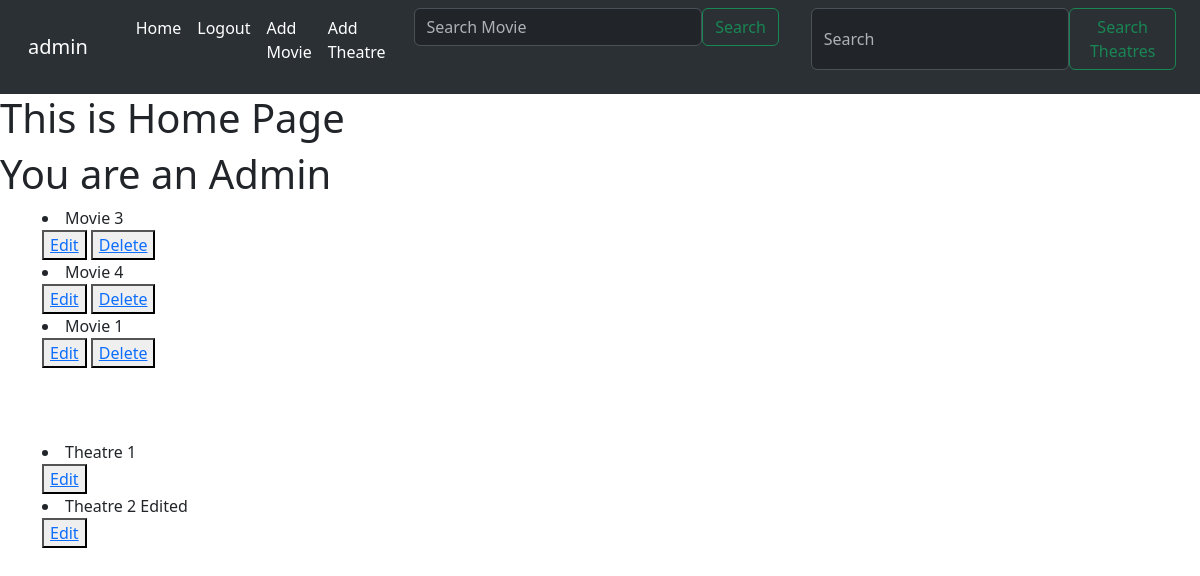
/ (signed in), run on an earlier commit of the app's database.
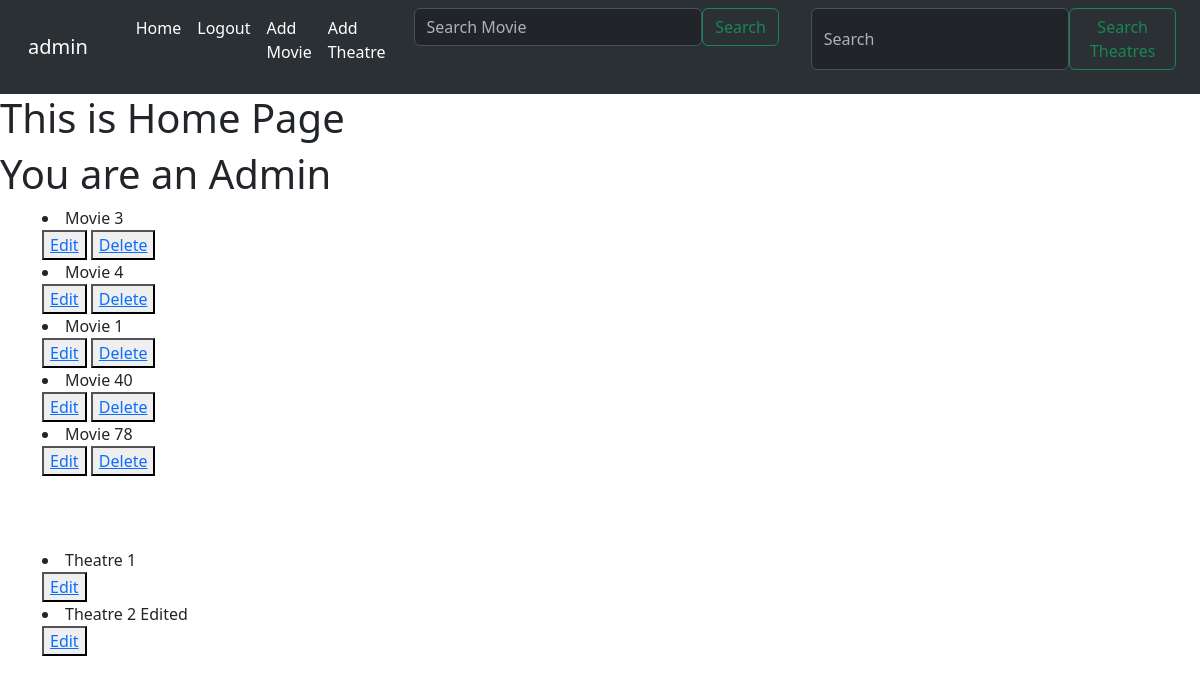
And on a later commit of the database.
### application/models.py (models this page shows)
class User(db.Model):
    __tablename__ = "user"
    id = db.Column(db.Integer, primary_key = True, autoincrement = True)
    username = db.Column(db.String, nullable = False, unique = True)
    email = db.Column(db.String, nullable = False)
    password = db.Column(db.String, nullable = False)
    idAdmin = db.Column(db.Boolean, default = False)

class Movies(db.Model):
    __tablename__ = "movies"
    id = db.Column(db.Integer, primary_key = True, autoincrement = True)
    movieName = db.Column(db.String, nullable = False)
    admin_id = db.Column(db.Integer, db.ForeignKey("user.id", ondelete = 'CASCADE'), nullable = False)

class Theatres(db.Model):
    __tablename__ = "theatres"
    id = db.Column(db.Integer, primary_key = True, autoincrement = True)
    theatreName = db.Column(db.String, nullable = False)
    admin_id = db.Column(db.Integer, db.ForeignKey("user.id", ondelete = 'CASCADE'), nullable = False)

### application/controllers.py (the view)
@app.route("/", methods = ["GET", "POST"])
def index():
    user_id = session.get('user')
    USER = User.query.filter_by(id = user_id).first()
    try:
        movies = []
        theatres = []
        if USER.idAdmin:
            movies = Movies.query.filter_by(admin_id = USER.id).all()
            theatres = Theatres.query.filter_by(admin_id = USER.id).all()
        else:
            movies = Movies.query.all()
            theatres = Theatres.query.all()
        return render_template("index.html", name = USER.username, isAdmin = USER.idAdmin, movies = movies,
                               theatres = theatres)
    except:
        return redirect(url_for('login'))

### templates/index.html (shortened to what this page needs)
<html>
    <head>
        <link rel="stylesheet" href="https://cdn.jsdelivr.net/npm/bootstrap@5.3.2/dist/css/bootstrap.rtl.min.css">
    </head>
    <body>
        {% include 'navbar.html' %}
        <h1>
            This is Home Page
        </h1>
        {% if isAdmin %}
        <h1>You are an Admin</h1>
        {% endif %}
        <div class="container">
        {% for movie in movies %}
        <li>
           {{movie.movieName}}
        </li>
        {% if isAdmin %}
        <button ><a href="/editMovie/{{movie.id}}"> Edit</a></button>
        <button><a href="/deleteMovie/{{movie.id}}"> Delete </a></button>
        {% endif %}
        {% endfor %}
    </div>
    <br>
    <br>
    <br>
    <div class="container">
        {% for theatre in theatres %}
        <li>
           {{theatre.theatreName}}
        </li>
        {% if isAdmin %}
        <button ><a href="/editTheatre/{{theatre.id}}"> Edit</a></button>
        {% endif %}
        {% endfor %}
    </div>
    </body>
</html>

### templates/navbar.html (shortened to what this page needs)
<nav class="navbar navbar-expand-lg bg-body-tertiary" data-bs-theme="dark">
    <div class="container-fluid">
      <a class="navbar-brand" href="/profile">{{name}}</a>
      <div class="collapse navbar-collapse" id="navbarSupportedContent">
        <ul class="navbar-nav me-auto mb-2 mb-lg-0">
          <li class="nav-item">
            <a class="nav-link active" aria-current="page" href="/">Home</a>
          </li>
          <li class="nav-item">
            <a class="nav-link active" aria-current="page" href="/logout">Logout</a>
          </li>
          {% if isAdmin %}
          <li class="nav-item">
            <a class="nav-link active" aria-current="page" href="/addMovie">Add Movie</a>
          </li>
          <li class="nav-item">
            <a class="nav-link active" aria-current="page" href="/addTheatre">Add Theatre</a>
          </li>
          {% endif %}
          <div class="container-fluid">
            <form class="d-flex" role="search" action="/search" method="GET">
              <input name="query" class="form-control me-2" type="search" placeholder="Search Movie" aria-label="Search">
              <button class="btn btn-outline-success" type="submit">Search</button>
            </form>
          </div>
          <div class="container-fluid">
            <form class="d-flex" role="search" action="/searchTheatres" method="GET">
              <input name="query" class="form-control me-2" type="search" placeholder="Search" aria-label="Search">
              <button class="btn btn-outline-success" type="submit">Search Theatres</button>
            </form>
          </div>
      </div>
    </div>
  </nav>

What changed in the data, as far as the page shows it:
added Movies: movieName "Movie 40"
added Movies: movieName "Movie 78"
